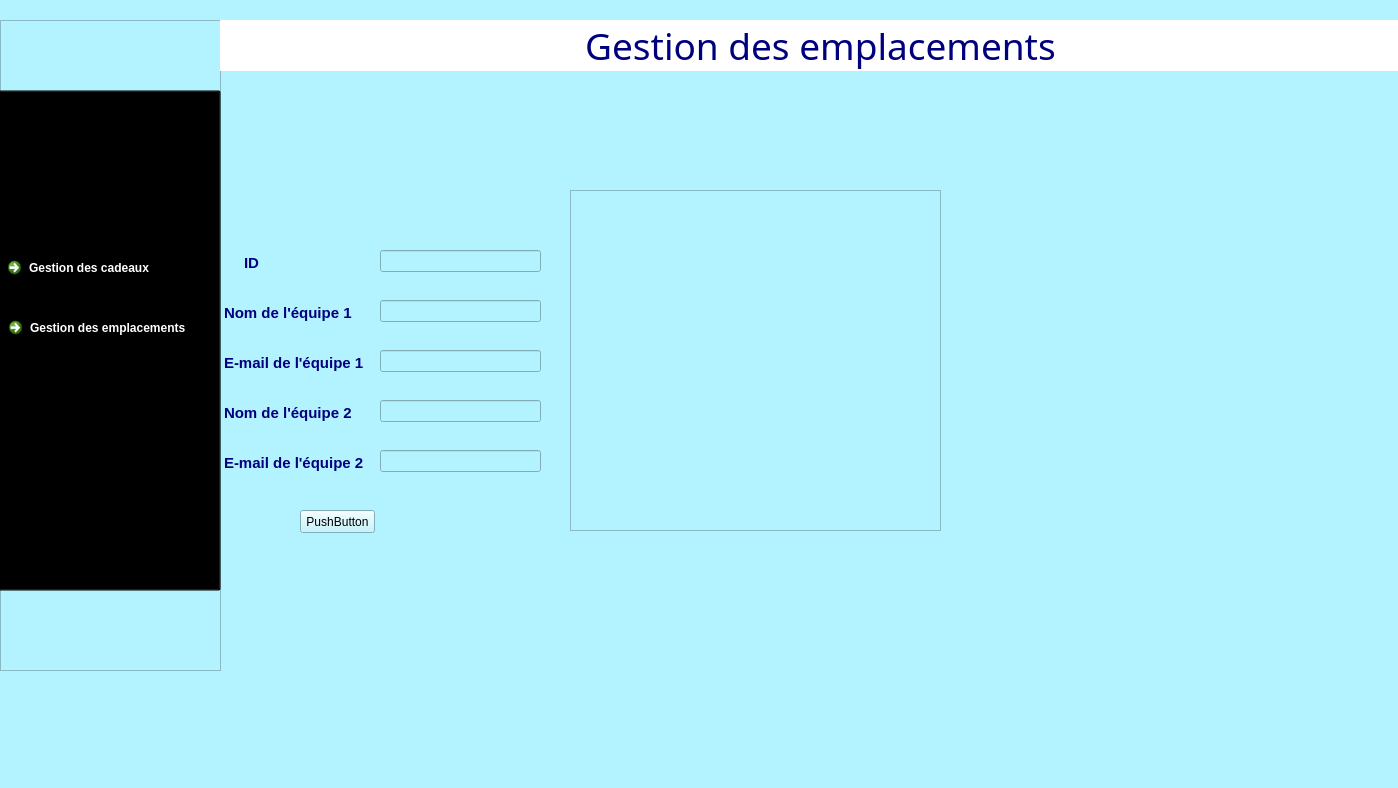
<?xml version="1.0" encoding="UTF-8"?>
<ui version="4.0">
 <class>gesempl</class>
 <widget class="QDialog" name="gesempl">
  <property name="geometry">
   <rect>
    <x>0</x>
    <y>0</y>
    <width>1398</width>
    <height>788</height>
   </rect>
  </property>
  <property name="windowTitle">
   <string>Dialog</string>
  </property>
  <property name="styleSheet">
   <string notr="true">background-color: rgb(179, 242, 255);
</string>
  </property>
  <widget class="QFrame" name="frame_2">
   <property name="geometry">
    <rect>
     <x>0</x>
     <y>20</y>
     <width>221</width>
     <height>651</height>
    </rect>
   </property>
   <property name="styleSheet">
    <string notr="true">background-image: url(:/back.png);</string>
   </property>
   <property name="frameShape">
    <enum>QFrame::StyledPanel</enum>
   </property>
   <property name="frameShadow">
    <enum>QFrame::Raised</enum>
   </property>
   <widget class="QPushButton" name="pushButton_3">
    <property name="geometry">
     <rect>
      <x>80</x>
      <y>560</y>
      <width>51</width>
      <height>51</height>
     </rect>
    </property>
    <property name="styleSheet">
     <string notr="true">*{
width: 10px;

background-color: transparent;
border-image: url(C:/Users/HP/Desktop/projet/image/exit.png);
background: none;
border: none;
background-repeat: none;
}

*:hover
{
width: 10px;
background-color: transparent;

border-image: url(C:/Users/HP/Desktop/projet/image/exit1.png);
background: none;
border: none;
background-repeat: none;
}</string>
    </property>
    <property name="text">
     <string/>
    </property>
   </widget>
   <widget class="QPushButton" name="pushButton_7">
    <property name="geometry">
     <rect>
      <x>-180</x>
      <y>70</y>
      <width>401</width>
      <height>501</height>
     </rect>
    </property>
    <property name="styleSheet">
     <string notr="true">*{


background-color: transparent;
	background-image: url(:/man.png);

}

*:hover
{

background-color: transparent;

}</string>
    </property>
    <property name="text">
     <string/>
    </property>
   </widget>
   <widget class="QCommandLinkButton" name="commandLinkButton_3">
    <property name="geometry">
     <rect>
      <x>0</x>
      <y>230</y>
      <width>221</width>
      <height>41</height>
     </rect>
    </property>
    <property name="styleSheet">
     <string notr="true">color: rgb(255, 255, 255);</string>
    </property>
    <property name="text">
     <string>Gestion des cadeaux</string>
    </property>
   </widget>
   <widget class="QCommandLinkButton" name="commandLinkButton_4">
    <property name="geometry">
     <rect>
      <x>1</x>
      <y>290</y>
      <width>221</width>
      <height>41</height>
     </rect>
    </property>
    <property name="styleSheet">
     <string notr="true">color: rgb(255, 255, 255);</string>
    </property>
    <property name="text">
     <string>Gestion des emplacements</string>
    </property>
   </widget>
  </widget>
  <widget class="QLabel" name="label">
   <property name="geometry">
    <rect>
     <x>220</x>
     <y>20</y>
     <width>1181</width>
     <height>51</height>
    </rect>
   </property>
   <property name="font">
    <font>
     <family>Berlin Sans FB</family>
     <pointsize>28</pointsize>
    </font>
   </property>
   <property name="styleSheet">
    <string notr="true">background-color: rgb(255, 255, 255);
color: rgb(0, 0, 127);</string>
   </property>
   <property name="text">
    <string>                                      Gestion des emplacements</string>
   </property>
  </widget>
  <widget class="QTextEdit" name="textEdit">
   <property name="enabled">
    <bool>false</bool>
   </property>
   <property name="geometry">
    <rect>
     <x>220</x>
     <y>300</y>
     <width>151</width>
     <height>45</height>
    </rect>
   </property>
   <property name="styleSheet">
    <string notr="true">*
{
background:transparent;
border:none
}</string>
   </property>
   <property name="html">
    <string>&lt;!DOCTYPE HTML PUBLIC &quot;-//W3C//DTD HTML 4.0//EN&quot; &quot;http://www.w3.org/TR/REC-html40/strict.dtd&quot;&gt;
&lt;html&gt;&lt;head&gt;&lt;meta name=&quot;qrichtext&quot; content=&quot;1&quot; /&gt;&lt;style type=&quot;text/css&quot;&gt;
p, li { white-space: pre-wrap; }
&lt;/style&gt;&lt;/head&gt;&lt;body style=&quot; font-family:'MS Shell Dlg 2'; font-size:8.25pt; font-weight:400; font-style:normal;&quot;&gt;
&lt;p style=&quot; margin-top:0px; margin-bottom:0px; margin-left:0px; margin-right:0px; -qt-block-indent:0; text-indent:0px;&quot;&gt;&lt;span style=&quot; font-family:'MS Shell Dlg 2'; font-size:11pt; font-weight:600; color:#00007f;&quot;&gt;Nom de l'équipe 1&lt;/span&gt;&lt;/p&gt;&lt;/body&gt;&lt;/html&gt;</string>
   </property>
  </widget>
  <widget class="QTextEdit" name="textEdit_2">
   <property name="enabled">
    <bool>false</bool>
   </property>
   <property name="geometry">
    <rect>
     <x>220</x>
     <y>350</y>
     <width>191</width>
     <height>45</height>
    </rect>
   </property>
   <property name="styleSheet">
    <string notr="true">*
{
background:transparent;
border:none
}</string>
   </property>
   <property name="html">
    <string>&lt;!DOCTYPE HTML PUBLIC &quot;-//W3C//DTD HTML 4.0//EN&quot; &quot;http://www.w3.org/TR/REC-html40/strict.dtd&quot;&gt;
&lt;html&gt;&lt;head&gt;&lt;meta name=&quot;qrichtext&quot; content=&quot;1&quot; /&gt;&lt;style type=&quot;text/css&quot;&gt;
p, li { white-space: pre-wrap; }
&lt;/style&gt;&lt;/head&gt;&lt;body style=&quot; font-family:'MS Shell Dlg 2'; font-size:8.25pt; font-weight:400; font-style:normal;&quot;&gt;
&lt;p style=&quot; margin-top:0px; margin-bottom:0px; margin-left:0px; margin-right:0px; -qt-block-indent:0; text-indent:0px;&quot;&gt;&lt;span style=&quot; font-family:'MS Shell Dlg 2'; font-size:11pt; font-weight:600; color:#00007f;&quot;&gt;E-mail de l'équipe 1&lt;/span&gt;&lt;/p&gt;&lt;/body&gt;&lt;/html&gt;</string>
   </property>
  </widget>
  <widget class="QTextEdit" name="textEdit_3">
   <property name="enabled">
    <bool>false</bool>
   </property>
   <property name="geometry">
    <rect>
     <x>240</x>
     <y>250</y>
     <width>151</width>
     <height>45</height>
    </rect>
   </property>
   <property name="styleSheet">
    <string notr="true">*
{
background:transparent;
border:none
}</string>
   </property>
   <property name="html">
    <string>&lt;!DOCTYPE HTML PUBLIC &quot;-//W3C//DTD HTML 4.0//EN&quot; &quot;http://www.w3.org/TR/REC-html40/strict.dtd&quot;&gt;
&lt;html&gt;&lt;head&gt;&lt;meta name=&quot;qrichtext&quot; content=&quot;1&quot; /&gt;&lt;style type=&quot;text/css&quot;&gt;
p, li { white-space: pre-wrap; }
&lt;/style&gt;&lt;/head&gt;&lt;body style=&quot; font-family:'MS Shell Dlg 2'; font-size:8.25pt; font-weight:400; font-style:normal;&quot;&gt;
&lt;p style=&quot; margin-top:0px; margin-bottom:0px; margin-left:0px; margin-right:0px; -qt-block-indent:0; text-indent:0px;&quot;&gt;&lt;span style=&quot; font-family:'MS Shell Dlg 2'; font-size:11pt; font-weight:600; color:#00007f;&quot;&gt;ID&lt;/span&gt;&lt;/p&gt;&lt;/body&gt;&lt;/html&gt;</string>
   </property>
  </widget>
  <widget class="QTextEdit" name="textEdit_4">
   <property name="enabled">
    <bool>false</bool>
   </property>
   <property name="geometry">
    <rect>
     <x>220</x>
     <y>450</y>
     <width>181</width>
     <height>45</height>
    </rect>
   </property>
   <property name="styleSheet">
    <string notr="true">*
{
background:transparent;
border:none
}</string>
   </property>
   <property name="html">
    <string>&lt;!DOCTYPE HTML PUBLIC &quot;-//W3C//DTD HTML 4.0//EN&quot; &quot;http://www.w3.org/TR/REC-html40/strict.dtd&quot;&gt;
&lt;html&gt;&lt;head&gt;&lt;meta name=&quot;qrichtext&quot; content=&quot;1&quot; /&gt;&lt;style type=&quot;text/css&quot;&gt;
p, li { white-space: pre-wrap; }
&lt;/style&gt;&lt;/head&gt;&lt;body style=&quot; font-family:'MS Shell Dlg 2'; font-size:8.25pt; font-weight:400; font-style:normal;&quot;&gt;
&lt;p style=&quot; margin-top:0px; margin-bottom:0px; margin-left:0px; margin-right:0px; -qt-block-indent:0; text-indent:0px;&quot;&gt;&lt;span style=&quot; font-family:'MS Shell Dlg 2'; font-size:11pt; font-weight:600; color:#00007f;&quot;&gt;E-mail de l'équipe 2	&lt;/span&gt;&lt;/p&gt;&lt;/body&gt;&lt;/html&gt;</string>
   </property>
  </widget>
  <widget class="QTextEdit" name="textEdit_5">
   <property name="enabled">
    <bool>false</bool>
   </property>
   <property name="geometry">
    <rect>
     <x>220</x>
     <y>400</y>
     <width>151</width>
     <height>45</height>
    </rect>
   </property>
   <property name="styleSheet">
    <string notr="true">*
{
background:transparent;
border:none
}</string>
   </property>
   <property name="html">
    <string>&lt;!DOCTYPE HTML PUBLIC &quot;-//W3C//DTD HTML 4.0//EN&quot; &quot;http://www.w3.org/TR/REC-html40/strict.dtd&quot;&gt;
&lt;html&gt;&lt;head&gt;&lt;meta name=&quot;qrichtext&quot; content=&quot;1&quot; /&gt;&lt;style type=&quot;text/css&quot;&gt;
p, li { white-space: pre-wrap; }
&lt;/style&gt;&lt;/head&gt;&lt;body style=&quot; font-family:'MS Shell Dlg 2'; font-size:8.25pt; font-weight:400; font-style:normal;&quot;&gt;
&lt;p style=&quot; margin-top:0px; margin-bottom:0px; margin-left:0px; margin-right:0px; -qt-block-indent:0; text-indent:0px;&quot;&gt;&lt;span style=&quot; font-family:'MS Shell Dlg 2'; font-size:11pt; font-weight:600; color:#00007f;&quot;&gt;Nom de l'équipe 2&lt;/span&gt;&lt;/p&gt;&lt;/body&gt;&lt;/html&gt;</string>
   </property>
  </widget>
  <widget class="QLineEdit" name="nom">
   <property name="geometry">
    <rect>
     <x>380</x>
     <y>450</y>
     <width>161</width>
     <height>22</height>
    </rect>
   </property>
  </widget>
  <widget class="QLineEdit" name="nom_2">
   <property name="geometry">
    <rect>
     <x>380</x>
     <y>250</y>
     <width>161</width>
     <height>22</height>
    </rect>
   </property>
  </widget>
  <widget class="QLineEdit" name="nom_3">
   <property name="geometry">
    <rect>
     <x>380</x>
     <y>300</y>
     <width>161</width>
     <height>22</height>
    </rect>
   </property>
  </widget>
  <widget class="QLineEdit" name="nom_4">
   <property name="geometry">
    <rect>
     <x>380</x>
     <y>350</y>
     <width>161</width>
     <height>22</height>
    </rect>
   </property>
  </widget>
  <widget class="QLineEdit" name="nom_5">
   <property name="geometry">
    <rect>
     <x>380</x>
     <y>400</y>
     <width>161</width>
     <height>22</height>
    </rect>
   </property>
  </widget>
  <widget class="QPushButton" name="pushButton">
   <property name="geometry">
    <rect>
     <x>300</x>
     <y>510</y>
     <width>75</width>
     <height>23</height>
    </rect>
   </property>
   <property name="text">
    <string>PushButton</string>
   </property>
  </widget>
  <widget class="QTableView" name="tablemp">
   <property name="geometry">
    <rect>
     <x>570</x>
     <y>190</y>
     <width>371</width>
     <height>341</height>
    </rect>
   </property>
  </widget>
 </widget>
 <resources/>
 <connections/>
</ui>
